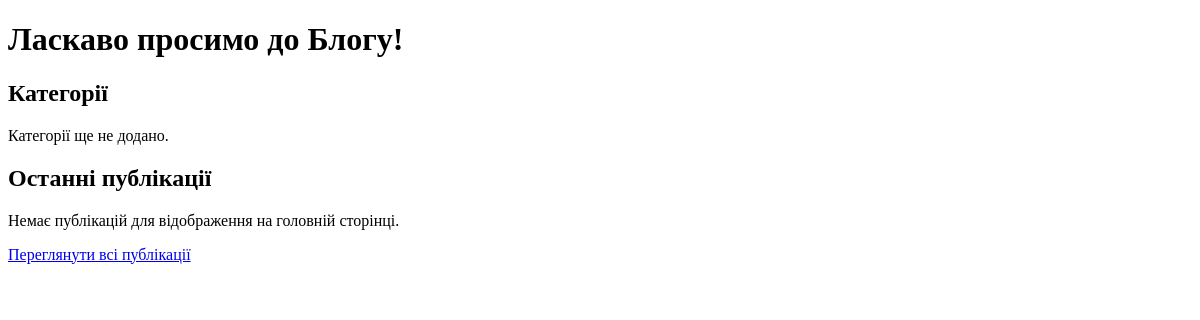
The app's page /, older data.
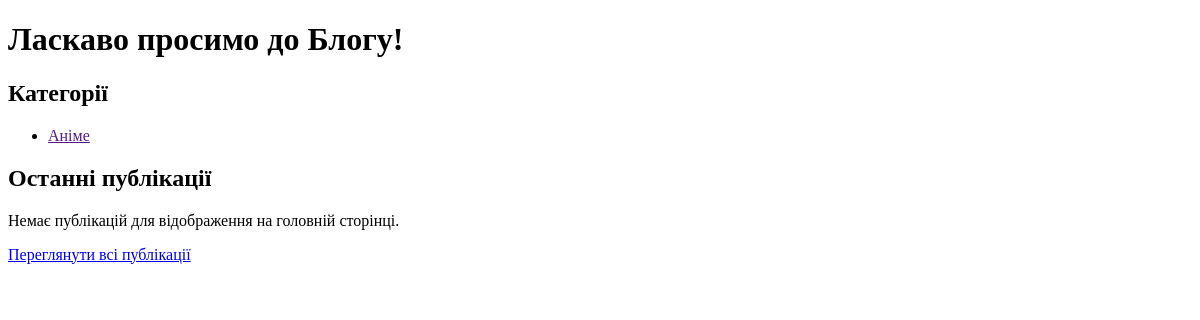
The same page, newer data.
### app_blog/models.py (models this page shows, shortened)
class Category (models.Model):
    category = models.CharField(u'Категорія', max_length=250,
                                help_text=u'Максимум 250 символів')
    slug = models.SlugField(u'Слаг')
    class Meta:
        verbose_name = u'Категорія для публікації'
        verbose_name_plural = u'Категорії для публікацій'

### app_blog/views.py (the view)
# urls.py: path(r'', HomePageView.as_view(), name='home'),
class HomePageView(ListView):
    model = Category # В цьому варіанті HomePageView використовує модель Category
    template_name = 'index.html'
    context_object_name = 'categories' # Змінено назву змінної контексту
    def get_context_data(self, **kwargs):
        context = super().get_context_data(**kwargs) # Використовуйте super().get_context_data()
        context['articles'] = Article.objects.filter(main_page=True).order_by('-pub_date')[:5] # Додано order_by для сортування
        return context
    def get_queryset(self, *args, **kwargs):
        categories = Category.objects.all()
        return categories

### app_blog/templates/index.html (shortened to what this page needs)
<!DOCTYPE html>
<html lang="uk">
<head>
</head>
<body>
    <h1>Ласкаво просимо до Блогу!</h1>
    <h2>Категорії</h2>
    {% if categories %}
        <ul>
            {% for item in categories %}
                <li>
                    <a href="{{ item.get_absolute_url }}">
                        {{ item.category }}
                    </a>
                </li>
            {% endfor %}
        </ul>
    {% else %}
        <p>Категорії ще не додано.</p>
    {% endif %}
    <h2>Останні публікації</h2>
    {% if articles %}
        {% for item in articles %}
            <div class="articles-row">
                <a href="{{ item.get_absolute_url }}">
                    <h4>{{ item.title }}</h4>
                </a>
                <h5>
                    {{ item.pub_date|date:"j E Y"|safe|linebreaks }}
                </h5>
                <p>
                    {{ item.description|safe|escape|striptags|truncatewords_html:32 }}
                </p>
            </div>
        {% endfor %}
    {% else %}
        <p>Немає публікацій для відображення на головній сторінці.</p>
    {% endif %}
    <p><a href="{% url 'articles-list' %}">Переглянути всі публікації</a></p>
</body>
</html>

Row changes from the older to the newer data that the page shows:
added Category: category "Аніме"
Text that changed along with them:
text no longer shown: "Категорії ще не додано."
